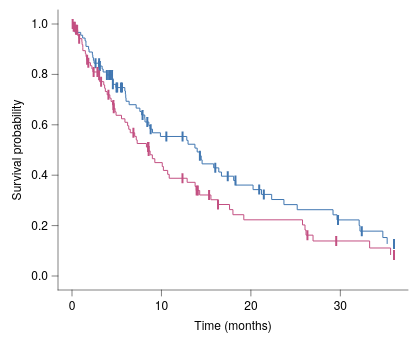

Describe this chart as a Vega-Lite specification.
### Vega-Lite specification from a JSON file in a GitHub repository (floating-point values rounded to 4 significant figures)
{"background": null, "config": {"arc": {"fill": "#DBDBDB", "fillOpacity": 1.0, "innerRadius": 35.0, "padAngle": 0.03, "stroke": "black", "strokeOpacity": 1, "strokeWidth": 0.25}, "area": {"fill": "#DBDBDB", "fillOpacity": 1.0, "stroke": "black", "strokeOpacity": 1, "strokeWidth": 0.25}, "axis": {"domain": true, "domainCap": "round", "domainColor": "black", "domainWidth": 0.25, "grid": false, "gridCap": "round", "gridColor": "#F1F1F1", "gridDash": [0, 0], "gridOpacity": 1.0, "gridWidth": 0.25, "labelColor": "black", "labelFont": "Helvetica Neue, HelveticaNeue, Helvetica, Arial, sans-serif", "labelFontSize": 6, "labelFontStyle": "normal", "labelFontWeight": 400, "offset": 0, "ticks": true, "tickCap": "round", "tickColor": "black", "tickRound": false, "tickSize": 3, "tickWidth": 0.25, "titleColor": "black", "titleFont": "Helvetica Neue, HelveticaNeue, Helvetica, Arial, sans-serif", "titleFontSize": 6, "titleFontStyle": "normal", "titleFontWeight": 400}, "axisX": {"domain": true, "labelAlign": "center", "labelAngle": 0, "labels": true, "ticks": true, "translate": 0}, "axisY": {"domain": true, "labelAlign": "right", "labelAngle": 0, "labels": true, "ticks": true, "translate": 0}, "axisRight": {"domain": true, "labelAlign": "left", "labelAngle": 0, "labels": true, "ticks": true, "translate": 0}, "axisTop": {"domain": true, "labelAlign": "center", "labelAngle": 0, "labels": true, "ticks": true, "translate": 0}, "axisBand": {"tickOffset": 0}, "bar": {"fill": "#DBDBDB", "fillOpacity": 1.0, "stroke": "black", "strokeOpacity": 1, "strokeWidth": 0.25}, "boxplot": {"size": 12.6, "ticks": {"cornerRadius": 0.25, "fill": "black", "opacity": 1, "size": 6.3, "thickness": 0.25}, "box": {"fillOpacity": 1.0, "stroke": "black", "strokeOpacity": 1, "strokeWidth": 0.25}, "median": {"cornerRadius": 0, "fill": "black", "fillOpacity": 1.0, "opacity": 1, "size": 12.6, "thickness": 0.25}, "rule": {"fill": "black", "fillOpacity": 1.0, "size": 14.0, "stroke": "black", "strokeDash": [0, 0], "strokeOpacity": 1, "strokeWidth": 0.25}, "outliers": {"color": "black", "fill": "black", "fillOpacity": 1.0, "size": 0, "stroke": "black", "strokeOpacity": 1, "strokeWidth": 0.25}}, "circle": {"fill": "black", "fillOpacity": 1.0, "size": 1.75, "stroke": null, "strokeOpacity": 1, "strokeWidth": 0.25}, "errorband": {"band": {"fillOpacity": 0.6, "stroke": null, "strokeWidth": 0.25, "strokeOpacity": 1}, "borders": {"opacity": 0, "strokeOpacity": 1, "strokeWidth": 0.25}}, "errorbar": {"opacity": 1, "rule": {"strokeDash": [0, 0], "strokeWidth": 0.25}, "ticks": {"color": "black", "cornerRadius": 0.125, "opacity": 1, "size": 8.4, "thickness": 0.25}, "thickness": 0.25}, "font": "Helvetica Neue, HelveticaNeue, Helvetica, Arial, sans-serif", "geoshape": {"fill": "#DBDBDB", "fillOpacity": 1.0, "stroke": "black", "strokeOpacity": 1, "strokeWidth": 0.25}, "header": {"labelColor": "black", "labelFont": "Helvetica Neue, HelveticaNeue, Helvetica, Arial, sans-serif", "labelFontSize": 6, "labelFontStyle": "normal", "labelFontWeight": 400, "titleColor": "black", "titleFont": "Helvetica Neue, HelveticaNeue, Helvetica, Arial, sans-serif", "titleFontSize": 6, "titleFontStyle": "normal", "titleFontWeight": 400, "titlePadding": 0}, "legend": {"disable": false, "offset": 4.5, "titlePadding": 4, "labelOffset": 2, "gradientLabelOffset": 2, "columnPadding": 4, "rowPadding": 2, "gradientLength": 70.0, "gradientThickness": 7.0, "gradientOpacity": 1.0, "gradientStrokeColor": "black", "gradientStrokeWidth": 0.25, "labelColor": "black", "labelFont": "Helvetica Neue, HelveticaNeue, Helvetica, Arial, sans-serif", "labelFontSize": 6, "labelFontStyle": "normal", "labelFontWeight": 400, "strokeColor": "black", "strokeWidth": 0, "symbolSize": 36, "symbolStrokeColor": "black", "symbolStrokeWidth": 0.25, "titleColor": "black", "titleFont": "Helvetica Neue, HelveticaNeue, Helvetica, Arial, sans-serif", "titleFontSize": 6, "titleFontStyle": "normal", "titleFontWeight": 400}, "line": {"color": "black", "stroke": "black", "strokeCap": "butt", "strokeDash": [0, 0], "strokeOpacity": 1, "strokeWidth": 0.5}, "point": {"filled": true, "fill": "#DBDBDB", "fillOpacity": 1.0, "size": 7.0, "stroke": "black", "strokeOpacity": 1, "strokeWidth": 0.25}, "range": {"category": ["#B2B2B2", "#4A7CD3", "#008542", "#664CAF", "#509F98", "#636363", "#284F93", "#005226", "#382864", "#285753"], "diverging": {"scheme": ["#443E60", "#5F597E", "#7C759B", "#9994B6", "#B7B4CC", "#D6D5DC", "#F6F6F6", "#D1DAD9", "#A4C2BF", "#7AA9A4", "#578E89", "#37736E", "#1B5954"]}, "heatmap": {"scheme": ["#440154", "#472270", "#433E82", "#38598C", "#2C728E", "#238A8D", "#24A086", "#39B578", "#5DC862", "#96D646", "#CAE02D", "#FDE724"]}, "ordinal": {"scheme": ["#F1F1F1", "#DBDBDB", "#C6C6C6", "#B2B2B2", "#9D9D9D", "#898989", "#767676", "#636363", "#515151", "#404040", "#2F2F2F", "#1F1F1F"]}, "ramp": {"scheme": ["#440154", "#472270", "#433E82", "#38598C", "#2C728E", "#238A8D", "#24A086", "#39B578", "#5DC862", "#96D646", "#CAE02D", "#FDE724"]}}, "rule": {"color": "black", "stroke": "black", "strokeCap": "round", "strokeDash": [2, 2], "strokeOpacity": 1, "strokeWidth": 0.25}, "scale": {"barBandPaddingInner": 0.1, "rectBandPaddingInner": 0, "tickBandPaddingInner": 0.1, "bandPaddingOuter": 0.1, "bandWithNestedOffsetPaddingInner": 0.2, "bandWithNestedOffsetPaddingOuter": 0.2, "offsetBandPaddingInner": 0, "offsetBandPaddingOuter": 0, "continuousPadding": 7.0, "round": false}, "rect": {"fill": "#DBDBDB", "fillOpacity": 1.0, "stroke": "black", "strokeOpacity": 1, "strokeWidth": 0.25}, "square": {"fill": "#DBDBDB", "fillOpacity": 1.0, "size": 14.0, "stroke": "black", "strokeOpacity": 1, "strokeWidth": 0.25}, "text": {"color": "black", "font": "Helvetica Neue, HelveticaNeue, Helvetica, Arial, sans-serif", "fontSize": 6, "fontStyle": "normal", "fontWeight": 400}, "tick": {"color": "black", "cornerRadius": 0.125, "opacity": 1.0, "size": 12.6, "thickness": 0.25}, "title": {"anchor": "middle", "frame": "group", "color": "black", "font": "Helvetica Neue, HelveticaNeue, Helvetica, Arial, sans-serif", "fontSize": 6, "fontStyle": "normal", "fontWeight": 400, "subtitleColor": "black", "subtitleFont": "Helvetica Neue, HelveticaNeue, Helvetica, Arial, sans-serif", "subtitleFontSize": 6, "subtitleFontStyle": "normal", "subtitleFontWeight": 400}, "trail": {"color": "black", "opacity": 1, "size": 0.5}, "view": {"continuousWidth": 175, "continuousHeight": 140, "discreteWidth": 175, "discreteHeight": 140, "fill": null, "stroke": null, "strokeWidth": 0.25}}, "layer": [{"data": {"name": "data-1b0cd061b5d34159234b5d3a4e9b7ec9"}, "mark": {"type": "line", "interpolate": "step-after"}, "encoding": {"color": {"field": "group", "scale": {"domain": ["Treatment", "Control"], "range": ["#4177B1", "#C35082"]}, "title": null, "type": "nominal"}, "x": {"field": "t", "scale": {"domain": [0, 36.0], "nice": false}, "title": "Time (months)", "type": "quantitative"}, "y": {"field": "S", "scale": {"domain": [0, 1], "nice": false}, "title": "Survival probability", "type": "quantitative"}}}, {"data": {"name": "data-f2326de68aa08c4a3dc7cd0c5c09b43c"}, "mark": {"type": "tick", "size": 5, "thickness": 1}, "encoding": {"color": {"field": "group", "legend": null, "scale": {"domain": ["Treatment", "Control"], "range": ["#4177B1", "#C35082"]}, "type": "nominal"}, "x": {"field": "t", "type": "quantitative", "scale": {"nice": false}}, "y": {"field": "S", "type": "quantitative", "scale": {"nice": false}}}}], "$schema": "https://vega.github.io/schema/vega-lite/v6.4.1.json", "datasets": {"data-1b0cd061b5d34159234b5d3a4e9b7ec9": [{"t": 0.0, "S": 1.0, "group": "Treatment"}, {"t": 0.08336, "S": 0.9889, "group": "Treatment"}, {"t": 0.3155, "S": 0.9778, "group": "Treatment"}, {"t": 0.3317, "S": 0.9667, "group": "Treatment"}, {"t": 0.9726, "S": 0.9556, "group": "Treatment"}, {"t": 1.191, "S": 0.9444, "group": "Treatment"}, {"t": 1.464, "S": 0.9333, "group": "Treatment"}, {"t": 1.558, "S": 0.9222, "group": "Treatment"}, {"t": 1.563, "S": 0.9111, "group": "Treatment"}, {"t": 1.857, "S": 0.9, "group": "Treatment"}, {"t": 1.907, "S": 0.8889, "group": "Treatment"}, {"t": 2.279, "S": 0.8778, "group": "Treatment"}, {"t": 2.324, "S": 0.8667, "group": "Treatment"}, {"t": 2.396, "S": 0.8556, "group": "Treatment"}, {"t": 2.464, "S": 0.8444, "group": "Treatment"}, {"t": 3.031, "S": 0.833, "group": "Treatment"}, {"t": 3.369, "S": 0.8213, "group": "Treatment"}, {"t": 3.48, "S": 0.8096, "group": "Treatment"}, {"t": 3.885, "S": 0.7978, "group": "Treatment"}, {"t": 4.504, "S": 0.7854, "group": "Treatment"}, {"t": 4.568, "S": 0.7729, "group": "Treatment"}, {"t": 4.569, "S": 0.7604, "group": "Treatment"}, {"t": 4.906, "S": 0.7478, "group": "Treatment"}, {"t": 5.908, "S": 0.7342, "group": "Treatment"}, {"t": 5.969, "S": 0.7206, "group": "Treatment"}, {"t": 6.008, "S": 0.707, "group": "Treatment"}, {"t": 6.044, "S": 0.6934, "group": "Treatment"}, {"t": 6.39, "S": 0.6798, "group": "Treatment"}, {"t": 7.174, "S": 0.6662, "group": "Treatment"}, {"t": 7.59, "S": 0.6526, "group": "Treatment"}, {"t": 7.781, "S": 0.639, "group": "Treatment"}, {"t": 8.134, "S": 0.6251, "group": "Treatment"}, {"t": 8.16, "S": 0.6112, "group": "Treatment"}, {"t": 8.589, "S": 0.597, "group": "Treatment"}, {"t": 8.719, "S": 0.5828, "group": "Treatment"}, {"t": 8.998, "S": 0.5682, "group": "Treatment"}, {"t": 9.885, "S": 0.5536, "group": "Treatment"}, {"t": 12.83, "S": 0.5383, "group": "Treatment"}, {"t": 12.97, "S": 0.5229, "group": "Treatment"}, {"t": 13.74, "S": 0.5075, "group": "Treatment"}, {"t": 14.0, "S": 0.4921, "group": "Treatment"}, {"t": 14.3, "S": 0.4768, "group": "Treatment"}, {"t": 14.44, "S": 0.4609, "group": "Treatment"}, {"t": 14.55, "S": 0.445, "group": "Treatment"}, {"t": 15.84, "S": 0.4291, "group": "Treatment"}, {"t": 16.41, "S": 0.4126, "group": "Treatment"}, {"t": 16.71, "S": 0.3961, "group": "Treatment"}, {"t": 18.07, "S": 0.3788, "group": "Treatment"}, {"t": 18.3, "S": 0.3608, "group": "Treatment"}, {"t": 20.24, "S": 0.3428, "group": "Treatment"}, {"t": 21.19, "S": 0.3237, "group": "Treatment"}, {"t": 22.33, "S": 0.3035, "group": "Treatment"}, {"t": 23.69, "S": 0.2833, "group": "Treatment"}, {"t": 25.18, "S": 0.263, "group": "Treatment"}, {"t": 29.18, "S": 0.2428, "group": "Treatment"}, {"t": 29.63, "S": 0.2226, "group": "Treatment"}, {"t": 32.1, "S": 0.2003, "group": "Treatment"}, {"t": 32.19, "S": 0.178, "group": "Treatment"}, {"t": 34.75, "S": 0.1526, "group": "Treatment"}, {"t": 35.23, "S": 0.1272, "group": "Treatment"}, {"t": 0.0, "S": 1.0, "group": "Control"}, {"t": 0.1169, "S": 0.9888, "group": "Control"}, {"t": 0.4222, "S": 0.9773, "group": "Control"}, {"t": 0.6362, "S": 0.9655, "group": "Control"}, {"t": 0.6466, "S": 0.9537, "group": "Control"}, {"t": 0.7928, "S": 0.9419, "group": "Control"}, {"t": 1.101, "S": 0.93, "group": "Control"}, {"t": 1.127, "S": 0.9181, "group": "Control"}, {"t": 1.206, "S": 0.9062, "group": "Control"}, {"t": 1.211, "S": 0.8943, "group": "Control"}, {"t": 1.494, "S": 0.8823, "group": "Control"}, {"t": 1.568, "S": 0.8704, "group": "Control"}, {"t": 1.648, "S": 0.8585, "group": "Control"}, {"t": 1.818, "S": 0.8464, "group": "Control"}, {"t": 2.063, "S": 0.8341, "group": "Control"}, {"t": 2.228, "S": 0.8219, "group": "Control"}, {"t": 2.338, "S": 0.8096, "group": "Control"}, {"t": 3.023, "S": 0.7969, "group": "Control"}, {"t": 3.063, "S": 0.7841, "group": "Control"}, {"t": 3.091, "S": 0.7712, "group": "Control"}, {"t": 3.55, "S": 0.7582, "group": "Control"}, {"t": 3.651, "S": 0.7451, "group": "Control"}, {"t": 3.728, "S": 0.732, "group": "Control"}, {"t": 3.933, "S": 0.7189, "group": "Control"}, {"t": 4.231, "S": 0.7056, "group": "Control"}, {"t": 4.372, "S": 0.6923, "group": "Control"}, {"t": 4.529, "S": 0.679, "group": "Control"}, {"t": 4.659, "S": 0.6654, "group": "Control"}, {"t": 4.814, "S": 0.6516, "group": "Control"}, {"t": 4.927, "S": 0.6377, "group": "Control"}, {"t": 5.535, "S": 0.6238, "group": "Control"}, {"t": 5.918, "S": 0.61, "group": "Control"}, {"t": 6.217, "S": 0.5961, "group": "Control"}, {"t": 6.345, "S": 0.5822, "group": "Control"}, {"t": 6.514, "S": 0.5684, "group": "Control"}, {"t": 7.009, "S": 0.5542, "group": "Control"}, {"t": 7.186, "S": 0.54, "group": "Control"}, {"t": 7.286, "S": 0.5258, "group": "Control"}, {"t": 8.323, "S": 0.5115, "group": "Control"}, {"t": 8.548, "S": 0.4965, "group": "Control"}, {"t": 8.733, "S": 0.481, "group": "Control"}, {"t": 8.983, "S": 0.4655, "group": "Control"}, {"t": 9.259, "S": 0.45, "group": "Control"}, {"t": 10.09, "S": 0.4344, "group": "Control"}, {"t": 10.22, "S": 0.4189, "group": "Control"}, {"t": 10.7, "S": 0.4034, "group": "Control"}, {"t": 10.87, "S": 0.3879, "group": "Control"}, {"t": 12.87, "S": 0.3717, "group": "Control"}, {"t": 13.76, "S": 0.3556, "group": "Control"}, {"t": 13.89, "S": 0.3394, "group": "Control"}, {"t": 14.27, "S": 0.3215, "group": "Control"}, {"t": 15.53, "S": 0.3026, "group": "Control"}, {"t": 16.29, "S": 0.2837, "group": "Control"}, {"t": 17.61, "S": 0.2634, "group": "Control"}, {"t": 17.99, "S": 0.2432, "group": "Control"}, {"t": 19.21, "S": 0.2229, "group": "Control"}, {"t": 25.77, "S": 0.2027, "group": "Control"}, {"t": 26.05, "S": 0.1824, "group": "Control"}, {"t": 26.16, "S": 0.1621, "group": "Control"}, {"t": 26.95, "S": 0.139, "group": "Control"}, {"t": 33.28, "S": 0.1112, "group": "Control"}, {"t": 35.62, "S": 0.08338, "group": "Control"}], "data-f2326de68aa08c4a3dc7cd0c5c09b43c": [{"t": 2.633, "S": 0.8444, "group": "Treatment"}, {"t": 3.031, "S": 0.8444, "group": "Treatment"}, {"t": 3.057, "S": 0.833, "group": "Treatment"}, {"t": 3.112, "S": 0.833, "group": "Treatment"}, {"t": 3.903, "S": 0.7978, "group": "Treatment"}, {"t": 4.147, "S": 0.7978, "group": "Treatment"}, {"t": 4.285, "S": 0.7978, "group": "Treatment"}, {"t": 4.477, "S": 0.7978, "group": "Treatment"}, {"t": 4.57, "S": 0.7604, "group": "Treatment"}, {"t": 4.978, "S": 0.7478, "group": "Treatment"}, {"t": 5.051, "S": 0.7478, "group": "Treatment"}, {"t": 5.477, "S": 0.7478, "group": "Treatment"}, {"t": 5.59, "S": 0.7478, "group": "Treatment"}, {"t": 7.888, "S": 0.639, "group": "Treatment"}, {"t": 8.42, "S": 0.6112, "group": "Treatment"}, {"t": 8.795, "S": 0.5828, "group": "Treatment"}, {"t": 10.55, "S": 0.5536, "group": "Treatment"}, {"t": 12.36, "S": 0.5536, "group": "Treatment"}, {"t": 14.3, "S": 0.4768, "group": "Treatment"}, {"t": 16.02, "S": 0.4291, "group": "Treatment"}, {"t": 17.41, "S": 0.3961, "group": "Treatment"}, {"t": 18.27, "S": 0.3788, "group": "Treatment"}, {"t": 20.93, "S": 0.3428, "group": "Treatment"}, {"t": 21.45, "S": 0.3237, "group": "Treatment"}, {"t": 29.74, "S": 0.2226, "group": "Treatment"}, {"t": 32.4, "S": 0.178, "group": "Treatment"}, {"t": 36.0, "S": 0.1272, "group": "Treatment"}, {"t": 36.0, "S": 0.1272, "group": "Treatment"}, {"t": 36.0, "S": 0.1272, "group": "Treatment"}, {"t": 36.0, "S": 0.1272, "group": "Treatment"}, {"t": 36.0, "S": 0.1272, "group": "Treatment"}, {"t": 0.07458, "S": 1.0, "group": "Control"}, {"t": 0.1883, "S": 0.9888, "group": "Control"}, {"t": 0.3198, "S": 0.9888, "group": "Control"}, {"t": 0.4443, "S": 0.9773, "group": "Control"}, {"t": 0.5741, "S": 0.9773, "group": "Control"}, {"t": 0.8005, "S": 0.9419, "group": "Control"}, {"t": 1.69, "S": 0.8585, "group": "Control"}, {"t": 1.825, "S": 0.8464, "group": "Control"}, {"t": 2.418, "S": 0.8096, "group": "Control"}, {"t": 2.844, "S": 0.8096, "group": "Control"}, {"t": 3.031, "S": 0.7969, "group": "Control"}, {"t": 3.253, "S": 0.7712, "group": "Control"}, {"t": 4.074, "S": 0.7189, "group": "Control"}, {"t": 4.629, "S": 0.679, "group": "Control"}, {"t": 4.667, "S": 0.6654, "group": "Control"}, {"t": 6.865, "S": 0.5684, "group": "Control"}, {"t": 8.513, "S": 0.5115, "group": "Control"}, {"t": 8.539, "S": 0.5115, "group": "Control"}, {"t": 8.569, "S": 0.4965, "group": "Control"}, {"t": 12.35, "S": 0.3879, "group": "Control"}, {"t": 13.94, "S": 0.3394, "group": "Control"}, {"t": 14.07, "S": 0.3394, "group": "Control"}, {"t": 15.33, "S": 0.3215, "group": "Control"}, {"t": 16.32, "S": 0.2837, "group": "Control"}, {"t": 26.32, "S": 0.1621, "group": "Control"}, {"t": 29.54, "S": 0.139, "group": "Control"}, {"t": 36.0, "S": 0.08338, "group": "Control"}, {"t": 36.0, "S": 0.08338, "group": "Control"}, {"t": 36.0, "S": 0.08338, "group": "Control"}]}}
